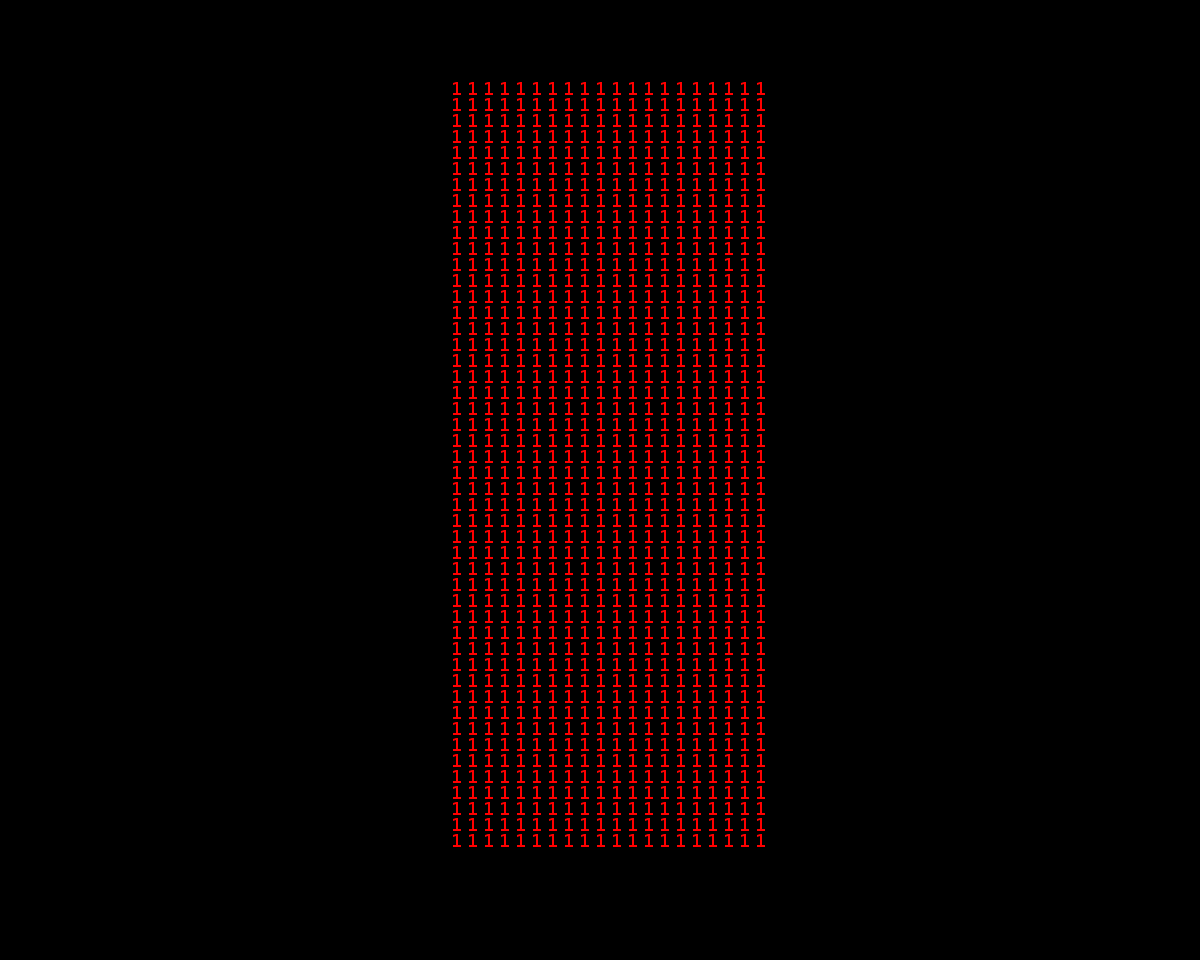

A 2D game scene composited from a Tiled map and its tileset images. What follows is a short description and the map's XML, with each tile layer's data collapsed to a summary:
An orthogonal 75x60 tile map with 16x16 px tiles, 1 tile layer (heights_layer), 2 hidden layers not drawn, 3 tilesets and 1 object.

<map version="1.0" orientation="orthogonal" renderorder="right-down" width="75" height="60" tilewidth="16" tileheight="16" nextobjectid="2">
 <properties>
  <property name="xoffset" value="25" />
  <property name="yoffset" value="5" />
  <property name="zoffset" value="2" />
 </properties>
 <tileset firstgid="1" name="heights_layer" tilewidth="16" tileheight="16">
  <image source="height_template.png" width="64" height="64" />
 </tileset>
 <tileset firstgid="17" name="models_layer" tilewidth="16" tileheight="16">
  <image source="3d_tiles_template.png" width="80" height="80" />
  <tile id="0">
   <properties>
    <property name="name" value="images/tree.model" />
   </properties>
  </tile>
  <tile id="1">
   <properties>
    <property name="name" value="images/mushroom0.model" />
   </properties>
  </tile>
  <tile id="2">
   <properties>
    <property name="name" value="images/boulder1.model" />
   </properties>
  </tile>
  <tile id="3">
   <properties>
    <property name="name" value="images/brick.model" />
   </properties>
  </tile>
  <tile id="4">
   <properties>
    <property name="name" value="images/chest.model" />
   </properties>
  </tile>
  <tile id="5">
   <properties>
    <property name="name" value="images/sign.model" />
   </properties>
  </tile>
 </tileset>
 <tileset firstgid="42" name="terrain_atlas" tilewidth="16" tileheight="16">
  <image source="../web/images/terrain_atlas.png" width="1024" height="1024" />
 </tileset>
 <layer name="heights_layer" width="75" height="60">
  <data>[4500 cells, 960 non-empty, 1 distinct tile ids]</data>
 </layer>
 <layer name="terrain" width="75" height="60" visible="0">
  <data>[4500 cells, 662 non-empty, 6 distinct tile ids]</data>
 </layer>
 <layer name="models_layer" width="75" height="60" visible="0">
  <data>[4500 cells, 154 non-empty, 1 distinct tile ids]</data>
 </layer>
 <objectgroup name="paths">
  <object id="1" x="504" y="409">
   <properties>
    <property name="hide" value="second" />
    <property name="map" value="first" />
   </properties>
   <polyline points="0,0 0,17 0,31 -1,50 16.3333,49.6667 15.3333,30.6667 16,15 15,0" />
  </object>
 </objectgroup>
</map>
